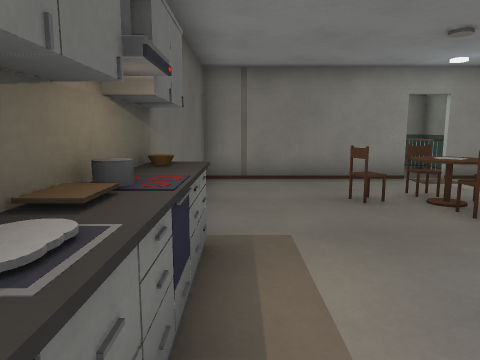
view 1 (above)

14 first-person views from a walk through a Godot game level. The camera is 1.2 m above the floor, tilts 8° down and sees 70° across. Doors that lead somewhere are drawn open, without their leaves. The floor is counted in squares, 1 m on a side. Each view is taken from the middle of a square. On the plan, view 1 faces up. The plan holds only what a view shows up to about 14 squares ahead; the rest is blank. The place goes on beyond the plan.

view 2
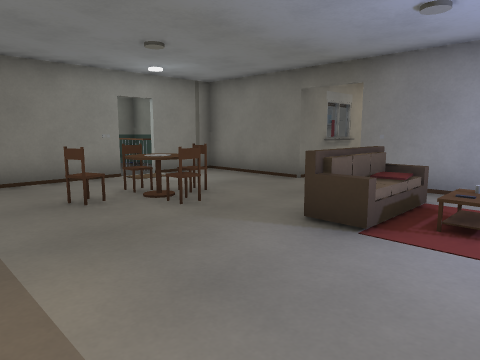

view 3
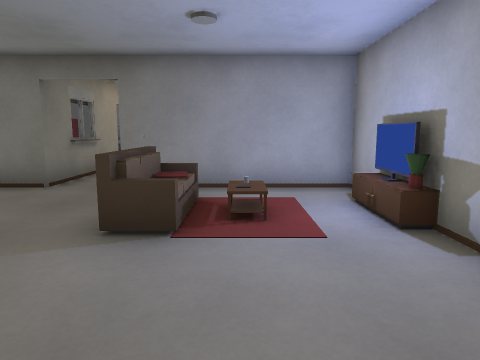

view 4
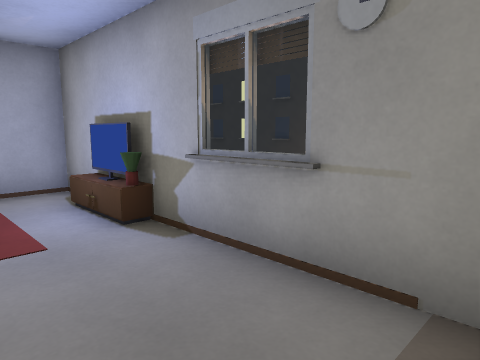

view 5
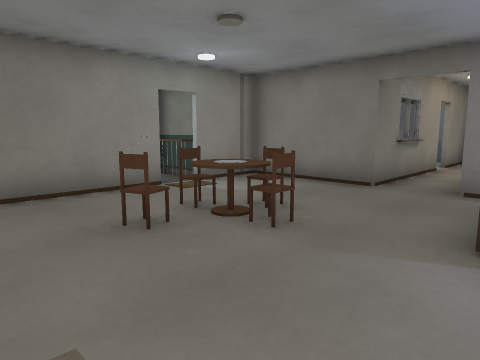

view 6
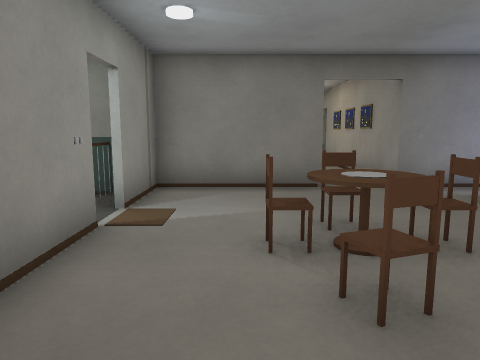

view 7
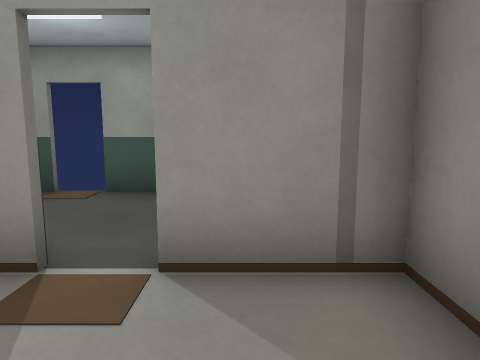

view 8
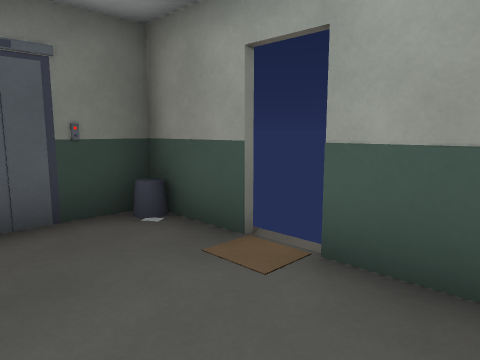

view 9
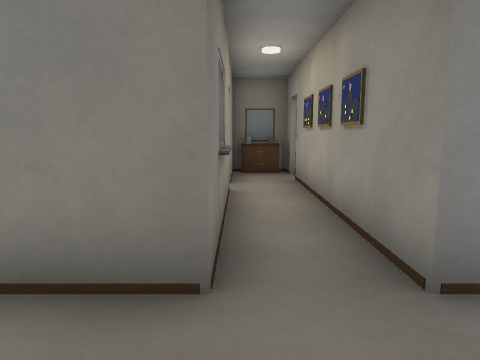

view 10
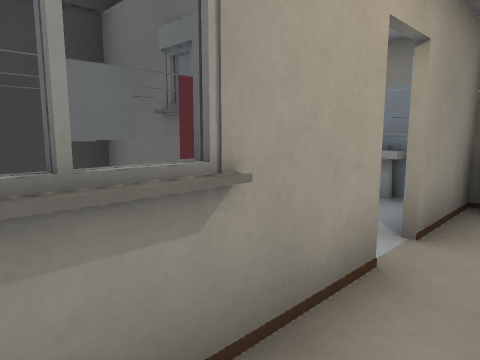

view 11
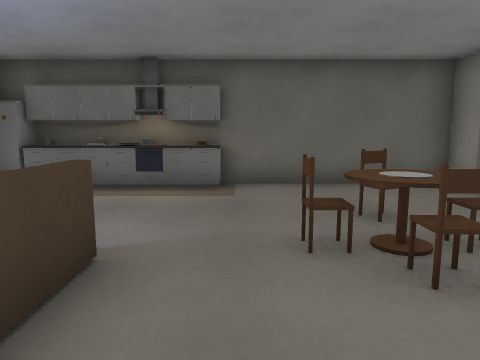

view 12
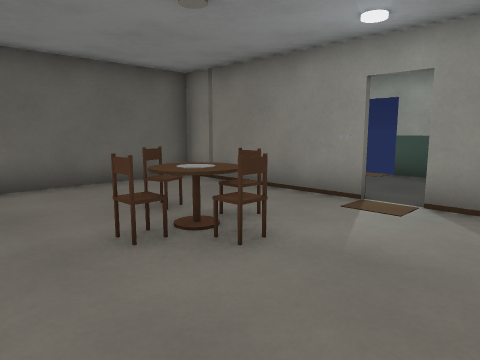

view 13
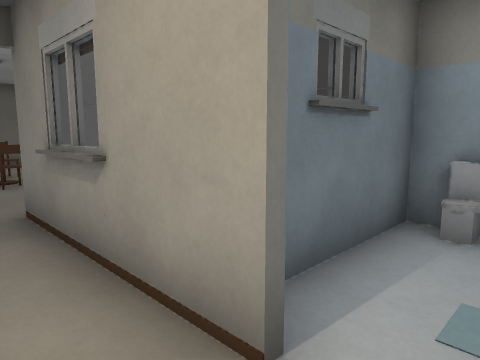

view 14
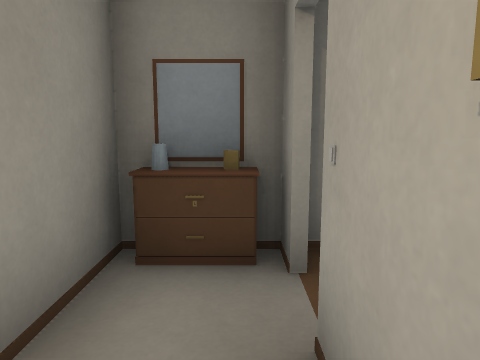

### Floor plan
Key: @ floor where view 1 was taken; # wall or solid block; . floor; / step, stairs or slope; D door; = window, fence, low wall or low ledge; C chair; B box; S sofa; T TV; O other object.
Columns run from 1 left of view 1 to 16 right of it. Each row starts with its distance up from view 1.
 13  ###D####
 12  #..... #
 11  #..... #
 10  # ....O#
  9 ##OOO#DO######
  8 #........#OOB#
  7 #........#OOO
  6 #..CO=...#BBB   ##
  5 #........#B #DDB##
  4 #..............DD#
  3 #.....S..######DD#
  2 #....///.#
  1 #...../..
  0 #@.......
 -1 #D....T..#
 -2 ###O # ###

Where each view was taken, in squares from view 1:
view 1: 0 up, 0 right, facing up
view 2: 0 up, 0 right, facing up-right
view 3: 1 up, 0 right, facing right
view 4: 1 up, 0 right, facing down-right
view 5: 2 up, 0 right, facing up-right
view 6: 7 up, 0 right, facing right
view 7: 6 up, 6 right, facing up
view 8: 10 up, 5 right, facing up-left
view 9: 5 up, 5 right, facing right
view 10: 4 up, 9 right, facing up-right
view 11: 4 up, 7 right, facing left
view 12: 3 up, 7 right, facing up-left
view 13: 4 up, 13 right, facing up-left
view 14: 4 up, 12 right, facing right
